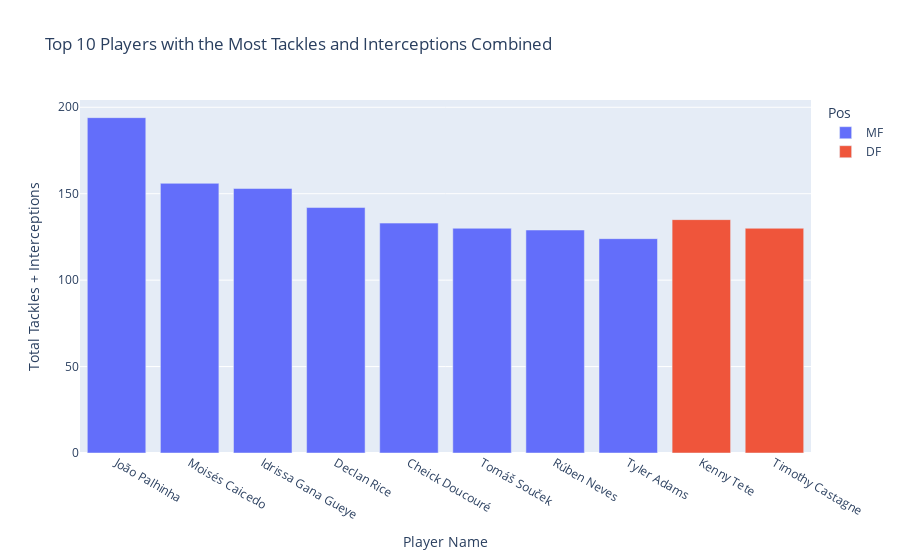

Write notebook code for a chart like this one.
### Code cell
# Create a new column for the combined total of tackles and interceptions
defensive_df['Tackle_Intercept_Total'] = defensive_df['Total_Tackle'] + defensive_df['Intercept']

# Sort the DataFrame by the combined total in descending order
top_defensive_players = defensive_df.sort_values(by='Tackle_Intercept_Total', ascending=False).head(10)

# Create an interactive bar chart
fig = px.bar(top_defensive_players, x='Player', y='Tackle_Intercept_Total', color='Pos',
             title='Top 10 Players with the Most Tackles and Interceptions Combined',
             labels={'Tackle_Intercept_Total': 'Total Tackles + Interceptions', 'Player': 'Player Name'},
             hover_data=['Squad', 'Nation'])

# Customize layout
fig.update_layout(xaxis_title='Player Name', yaxis_title='Total Tackles + Interceptions')

# Show the interactive plot
fig.show()

### Figure 1 — Plotly figure (JSON) as saved in the notebook; plotly's stock layout.template omitted (floating-point values rounded to 4 significant figures)
{"data": [{"alignmentgroup": "True", "customdata": [["Fulham", "pt POR"], ["Brighton", "ec ECU"], ["Everton", "sn SEN"], ["West Ham", "eng ENG"], ["Crystal Palace", "ml MLI"], ["West Ham", "cz CZE"], ["Wolves", "pt POR"], ["Leeds United", "us USA"]], "hovertemplate": "Pos=MF<br>Player Name=%{x}<br>Total Tackles + Interceptions=%{y}<br>Squad=%{customdata[0]}<br>Nation=%{customdata[1]}<extra></extra>", "legendgroup": "MF", "marker": {"color": "#636efa", "pattern": {"shape": ""}}, "name": "MF", "offsetgroup": "MF", "orientation": "v", "showlegend": true, "textposition": "auto", "type": "bar", "x": ["João Palhinha", "Moisés Caicedo", "Idrissa Gana Gueye", "Declan Rice", "Cheick Doucouré", "Tomáš Souček", "Rúben Neves", "Tyler Adams"], "xaxis": "x", "y": [194, 156, 153, 142, 133, 130, 129, 124], "yaxis": "y"}, {"alignmentgroup": "True", "customdata": [["Fulham", "nl NED"], ["Leicester City", "be BEL"]], "hovertemplate": "Pos=DF<br>Player Name=%{x}<br>Total Tackles + Interceptions=%{y}<br>Squad=%{customdata[0]}<br>Nation=%{customdata[1]}<extra></extra>", "legendgroup": "DF", "marker": {"color": "#EF553B", "pattern": {"shape": ""}}, "name": "DF", "offsetgroup": "DF", "orientation": "v", "showlegend": true, "textposition": "auto", "type": "bar", "x": ["Kenny Tete", "Timothy Castagne"], "xaxis": "x", "y": [135, 130], "yaxis": "y"}], "layout": {"barmode": "relative", "legend": {"title": {"text": "Pos"}, "tracegroupgap": 0}, "title": {"text": "Top 10 Players with the Most Tackles and Interceptions Combined"}, "xaxis": {"anchor": "y", "domain": [0, 1], "title": {"text": "Player Name"}}, "yaxis": {"anchor": "x", "domain": [0, 1], "title": {"text": "Total Tackles + Interceptions"}}}}
